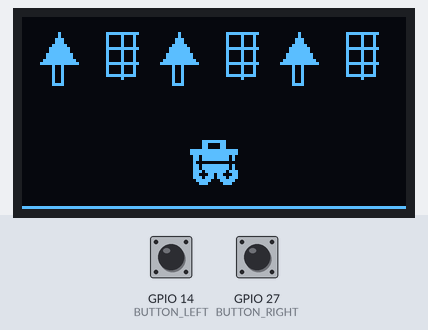
The sketch below on a simulated ESP32. On the bench: 128×64 one-colour display. The inputs (shaded band) are chosen by the test bench; at power-on: GPIO 14 (BUTTON_LEFT) HIGH, GPIO 27 (BUTTON_RIGHT) HIGH.

Above: at 1.27 s.
1.3 s: GPIO 14 (BUTTON_LEFT) pulled LOW for 0.15 s
At 1.42 s:
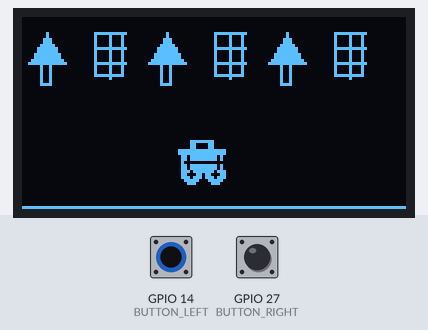
2.9 s: GPIO 27 (BUTTON_RIGHT) pulled LOW for 0.15 s
At 2.93 s:
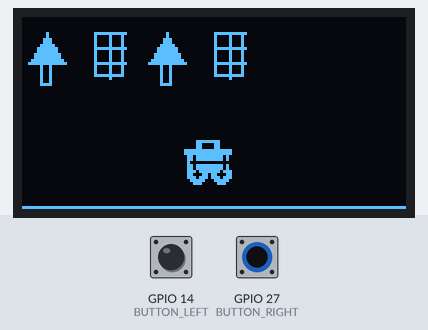
4.5 s: GPIO 14 (BUTTON_LEFT) pulled LOW for 1 s
At 6.25 s:
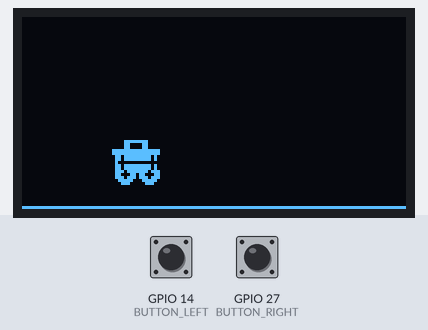
7.0 s: GPIO 27 (BUTTON_RIGHT) pulled LOW for 1 s
At 9.28 s:
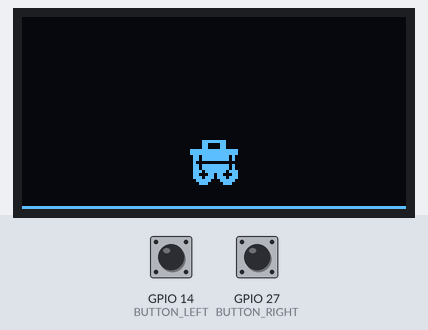

The sketch:

car_animation_using_oled.ino
```cpp
#include <Adafruit_GFX.h>
#include <Adafruit_SSD1306.h>
#include <Wire.h>
#define SCREEN_WIDTH 128
#define SCREEN_HEIGHT 64
#define OLED_RESET -1
#define BUTTON_LEFT 14
#define BUTTON_RIGHT 27

Adafruit_SSD1306 display(SCREEN_WIDTH, SCREEN_HEIGHT, &Wire, OLED_RESET);
int carX = SCREEN_WIDTH / 2 - 7;
const int carY = SCREEN_HEIGHT - 20;

// Score variable
int score = 0;

// Function prototypes
void drawRoad(int offset);
void drawBackground(int offset);
void drawCar(int x, int y);
void drawObstacle(int x, int y);
void handleButtons();

void setup() {
  Serial.begin(115200);
  if (!display.begin(SSD1306_SWITCHCAPVCC, 0x3C)) {
    Serial.println(F("SSD1306 allocation failed"));
    for (;;);
  }

  display.clearDisplay();
  pinMode(BUTTON_LEFT, INPUT_PULLUP);
  pinMode(BUTTON_RIGHT, INPUT_PULLUP);
}

void loop() {
  static int frame = 0;
  display.clearDisplay();
  handleButtons();
  drawRoad(frame);
  drawBackground(frame);
  drawCar(carX, carY);

  if (frame % 100 < 50) {
    drawObstacle(SCREEN_WIDTH / 2 - 7, SCREEN_HEIGHT - 40 - (frame % 100));
  }

  display.display();
  frame += 2;
  score++;
  display.setCursor(0, 0);
  display.setTextColor(SSD1306_WHITE);
  display.setTextSize(1);
  display.print("Score: ");
  display.print(score);

  delay(50);
}

void drawRoad(int offset) {
  display.drawLine(0, SCREEN_HEIGHT - 1, SCREEN_WIDTH, SCREEN_HEIGHT - 1, SSD1306_WHITE);
}

void drawBackground(int offset) {
  for (int x = 0; x < SCREEN_WIDTH; x += 40) {
    int adjustedX = (x - offset) % SCREEN_WIDTH;
    drawTree(adjustedX, 10);
    drawBuilding((adjustedX + 20) % SCREEN_WIDTH, 5);
  }
}

void drawTree(int x, int y) {
  display.drawRect(x + 2, y + 5, 4, 8, SSD1306_WHITE);
  display.fillTriangle(x - 2, y + 5, x + 4, y - 5, x + 10, y + 5, SSD1306_WHITE);
}

void drawBuilding(int x, int y) {
  display.drawRect(x, y, 10, 15, SSD1306_WHITE);
  for (int i = 0; i < 3; i++) {
    display.drawLine(x, y + 5 * i, x + 10, y + 5 * i, SSD1306_WHITE);
    display.drawLine(x + 5, y + 5 * i, x + 5, y + 5 * (i + 1), SSD1306_WHITE);
  }
}

void drawCar(int x, int y) {
  display.fillRect(x, y, 14, 8, SSD1306_WHITE);
  display.fillRect(x + 3, y - 3, 8, 4, SSD1306_WHITE);
  display.drawRect(x + 5, y - 2, 4, 2, SSD1306_BLACK);
  display.drawRect(x - 1, y, 2, 2, SSD1306_WHITE);
  display.drawRect(x + 13, y, 2, 2, SSD1306_WHITE);
  display.fillCircle(x + 3, y + 8, 3, SSD1306_WHITE);
  display.fillCircle(x + 11, y + 8, 3, SSD1306_WHITE);
  display.fillCircle(x + 3, y + 8, 1, SSD1306_BLACK);
  display.fillCircle(x + 11, y + 8, 1, SSD1306_BLACK);
  display.drawLine(x + 2, y + 2, x + 2, y + 6, SSD1306_BLACK);
  display.drawLine(x + 12, y + 2, x + 12, y + 6, SSD1306_BLACK);
  display.drawLine(x + 1, y + 4, x + 13, y + 4, SSD1306_BLACK);
}

void drawObstacle(int x, int y) {
  display.fillTriangle(x, y, x + 5, y - 10, x + 10, y, SSD1306_WHITE);
}

void handleButtons() {
  if (digitalRead(BUTTON_LEFT) == LOW && carX > 0) {
    carX -= 2;
  }
  if (digitalRead(BUTTON_RIGHT) == LOW && carX < SCREEN_WIDTH - 14) {
    carX += 2;
  }
}
```
